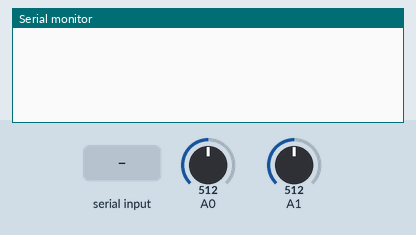
This sketch was run on a simulated Arduino Uno, built with avr-gcc and run on an emulated ATmega328P. Parts: the last lines printed to the serial monitor. The test bench sets the inputs (shaded band); at power-on: A0 = 512, A1 = 512.

Above: at 1.2 s.
1.3 s: "2" received over Serial
At 3.1 s:
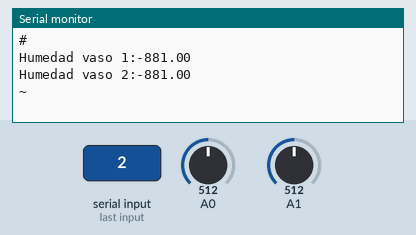
3.5 s: A0 set to 716
At 4.8 s:
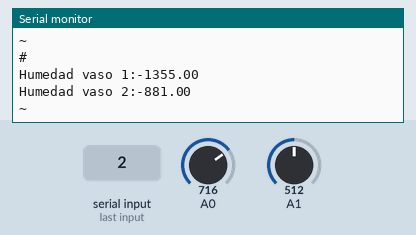
5.0 s: A1 set to 716
At 6.4 s:
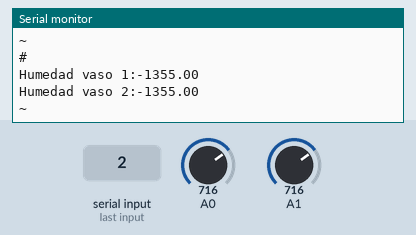
6.5 s: A0 set to 900
8.0 s: A1 set to 900
At 9.1 s:
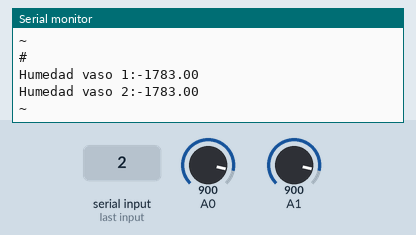
Timing chart, 0 to 10.5 s (numbered marks = the images above; inputs shaded):
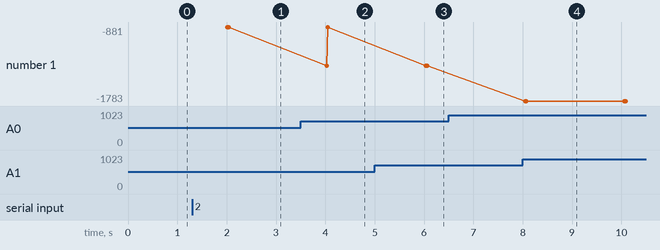

Measured:
- after the input at 1.3 s, the serial monitor: prints a new line after 0.71 s (image 1)
- after the input at 3.5 s, the serial monitor: prints a new line after 0.53 s (image 2)
- after the input at 5.0 s, the serial monitor: prints a new line after 1.1 s (image 3)
- after the input at 8.0 s, the serial monitor: prints a new line after 0.08 s (image 4)

The sketch:

v4_2sensorHcompleto_.ino
```cpp
#include <Wire.h>


int Lectura_Analogica1 = 0;
int Lectura_Analogica2 = 0;

int led = 13; //led Rojo de prueba de conexión

float SensorHumedad1[2] = {0, 0};
float SensorHumedad2[2] = {0, 0};
char inbyte = 0; //Char para leer el led

void setup() {
  // initialise serial communications at 9600 bps:
  Serial.begin(9600);
  digitalWrite(8, HIGH);
  digitalWrite(9, HIGH);
}

void loop() {

  Lectura_Analogica1 = analogRead(A0); //Leer el valor del potenciómetro
  //140=no hay agua-90=exceso de humedad
 SensorHumedad1[1] = map(Lectura_Analogica1, 90, 133,100, 0);


   Lectura_Analogica2 = analogRead(A1); //Leer el valor del potenciómetro
  //140=no hay agua-90=exceso de humedad
 SensorHumedad2[1]  = map(Lectura_Analogica2, 90, 133,100, 0);


  if (Serial.available() > 0) {

    inbyte = Serial.read();

    if (inbyte == '2')//pidiendo datos
    {
      SensorHumedad1[0] = 1;

    }
    if (inbyte == '1')
    {
      SensorHumedad1[0] = 0;
    }


  }

  sendAndroidValues();
  delay(2000);
}


//enviar los valores por el dipositivo android por el modulo Bluetooth
void sendAndroidValues()
{
  if (SensorHumedad1[0] == 1) {
    Serial.println('#'); //hay que poner # para el comienzo de los datos, así Android sabe que empieza el String de datos
    Serial.print("Humedad vaso 1:");
    Serial.println(SensorHumedad1[1]);
    Serial.print("Humedad vaso 2:");
    Serial.println(SensorHumedad2[1]);
    Serial.println('~'); //con esto damos a conocer la finalización del String de datos
    Serial.println();
  }

  delay(10);        //agregamos este delay para eliminar tramisiones faltantes
}
```
